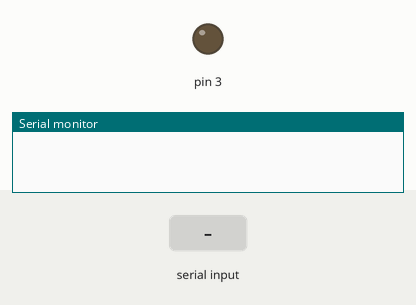
This sketch was run on a simulated Arduino Uno, built for the host (arithmetic inside an expression is 32-bit, double 64-bit). On the bench: output pins drawn as LEDs (lit = HIGH), the last lines printed to the serial monitor. The inputs (shaded band) are chosen by the test bench.

Above: at 1.2 s.
1.3 s: "90,45\n" received over Serial
At 2.0 s:
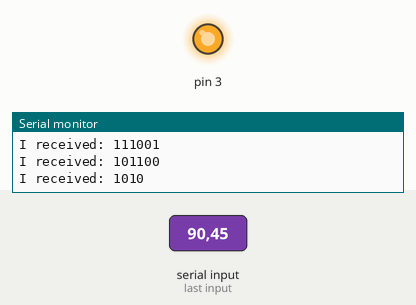
3.8 s: "30,150\n" received over Serial
At 4.6 s:
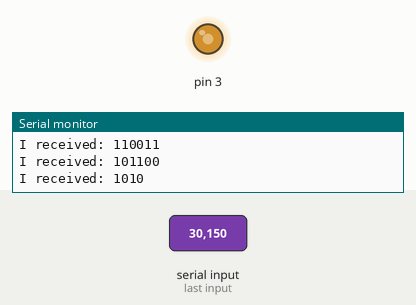
Timing chart, 0 to 6.8 s (numbered marks = the images above; inputs shaded):
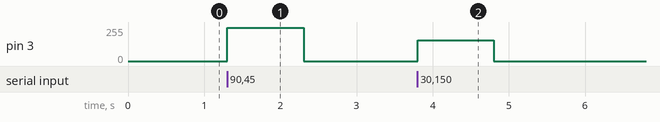

The sketch:

ques5.ino
```cpp
int incomingByte;
void setup() {
  // put your setup code here, to run once:
  pinMode(3,OUTPUT);

}

void loop() {
  // put your main code here, to run repeatedly:
   // send data only when you receive data:
        if (Serial.available() > 0) {
                // read the incoming byte:
                incomingByte = Serial.read();
                //char c = Serial.read();
                // say what you got:
                Serial.print("I received: ");
                Serial.println(incomingByte,BIN);
                int i = Serial.parseInt(incomingByte)*((float)255/9);
                analogWrite(3,i);
        }

}
```

Measured:
- after the input at 1.3 s, pin 3: 0/255 → 251/255 at once, → 0/255 1.0 s later
- after the input at 3.8 s, pin 3: 0/255 → 154/255 at once, → 0/255 1.0 s later
